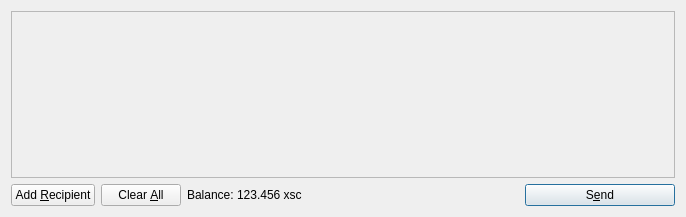
<?xml version="1.0" encoding="UTF-8"?>
<ui version="4.0">
 <class>SendCoinsDialog</class>
 <widget class="QDialog" name="SendCoinsDialog">
  <property name="geometry">
   <rect>
    <x>0</x>
    <y>0</y>
    <width>686</width>
    <height>217</height>
   </rect>
  </property>
  <property name="windowTitle">
   <string>Send Coins</string>
  </property>
  <layout class="QVBoxLayout" name="verticalLayout">
   <item>
    <widget class="QScrollArea" name="scrollArea">
     <property name="widgetResizable">
      <bool>true</bool>
     </property>
     <widget class="QWidget" name="scrollAreaWidgetContents">
      <property name="geometry">
       <rect>
        <x>0</x>
        <y>0</y>
        <width>666</width>
        <height>165</height>
       </rect>
      </property>
      <layout class="QVBoxLayout" name="verticalLayout_2">
       <property name="margin">
        <number>0</number>
       </property>
       <item>
        <layout class="QVBoxLayout" name="entries">
         <property name="spacing">
          <number>6</number>
         </property>
        </layout>
       </item>
       <item>
        <spacer name="verticalSpacer">
         <property name="orientation">
          <enum>Qt::Vertical</enum>
         </property>
         <property name="sizeHint" stdset="0">
          <size>
           <width>20</width>
           <height>40</height>
          </size>
         </property>
        </spacer>
       </item>
      </layout>
     </widget>
    </widget>
   </item>
   <item>
    <layout class="QHBoxLayout" name="horizontalLayout">
     <item>
      <widget class="QPushButton" name="addButton">
       <property name="toolTip">
        <string>Send to multiple recipients at once</string>
       </property>
       <property name="text">
        <string>Add &amp;Recipient</string>
       </property>
       <property name="icon">
        <iconset resource="../bitcoin.qrc">
         <normaloff>:/icons/add</normaloff>:/icons/add</iconset>
       </property>
       <property name="autoDefault">
        <bool>false</bool>
       </property>
      </widget>
     </item>
     <item>
      <widget class="QPushButton" name="clearButton">
       <property name="sizePolicy">
        <sizepolicy hsizetype="Minimum" vsizetype="Fixed">
         <horstretch>0</horstretch>
         <verstretch>0</verstretch>
        </sizepolicy>
       </property>
       <property name="toolTip">
        <string>Remove all transaction fields</string>
       </property>
       <property name="text">
        <string>Clear &amp;All</string>
       </property>
       <property name="icon">
        <iconset resource="../bitcoin.qrc">
         <normaloff>:/icons/remove</normaloff>:/icons/remove</iconset>
       </property>
       <property name="autoRepeatDelay">
        <number>300</number>
       </property>
       <property name="autoDefault">
        <bool>false</bool>
       </property>
      </widget>
     </item>
     <item>
      <layout class="QHBoxLayout" name="horizontalLayout_2">
       <property name="spacing">
        <number>3</number>
       </property>
       <item>
        <widget class="QLabel" name="label">
         <property name="text">
          <string>Balance:</string>
         </property>
        </widget>
       </item>
       <item>
        <widget class="QLabel" name="labelBalance">
         <property name="cursor">
          <cursorShape>IBeamCursor</cursorShape>
         </property>
         <property name="text">
          <string>123.456 xsc</string>
         </property>
         <property name="textInteractionFlags">
          <set>Qt::LinksAccessibleByMouse|Qt::TextSelectableByKeyboard|Qt::TextSelectableByMouse</set>
         </property>
        </widget>
       </item>
      </layout>
     </item>
     <item>
      <spacer name="horizontalSpacer">
       <property name="orientation">
        <enum>Qt::Horizontal</enum>
       </property>
       <property name="sizeHint" stdset="0">
        <size>
         <width>40</width>
         <height>20</height>
        </size>
       </property>
      </spacer>
     </item>
     <item>
      <widget class="QPushButton" name="sendButton">
       <property name="minimumSize">
        <size>
         <width>150</width>
         <height>0</height>
        </size>
       </property>
       <property name="toolTip">
        <string>Confirm the send action</string>
       </property>
       <property name="text">
        <string>S&amp;end</string>
       </property>
       <property name="icon">
        <iconset resource="../bitcoin.qrc">
         <normaloff>:/icons/send</normaloff>:/icons/send</iconset>
       </property>
       <property name="default">
        <bool>true</bool>
       </property>
      </widget>
     </item>
    </layout>
   </item>
  </layout>
 </widget>
 <resources>
  <include location="../bitcoin.qrc"/>
 </resources>
 <connections/>
</ui>
